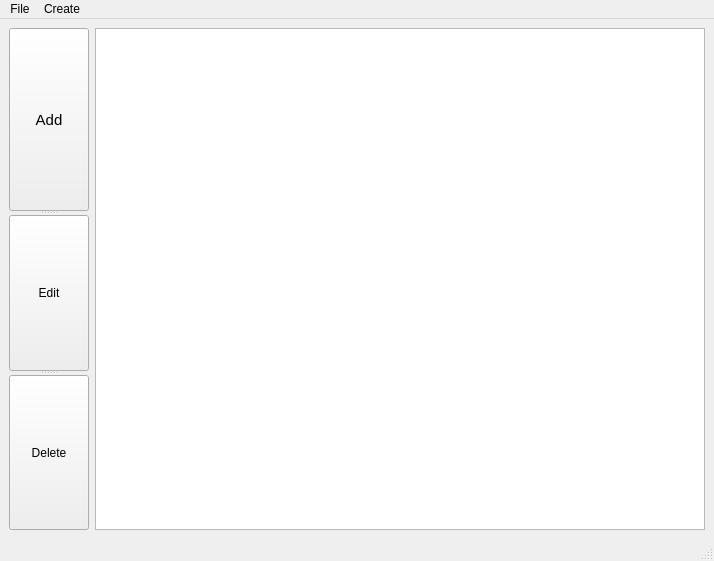
<?xml version="1.0" encoding="UTF-8"?>
<ui version="4.0">
 <class>MainWindow</class>
 <widget class="QMainWindow" name="MainWindow">
  <property name="geometry">
   <rect>
    <x>0</x>
    <y>0</y>
    <width>714</width>
    <height>561</height>
   </rect>
  </property>
  <property name="windowTitle">
   <string>MainWindow</string>
  </property>
  <widget class="QWidget" name="centralwidget">
   <layout class="QGridLayout" name="gridLayout">
    <item row="0" column="0">
     <widget class="QSplitter" name="splitter">
      <property name="orientation">
       <enum>Qt::Vertical</enum>
      </property>
      <widget class="QPushButton" name="addButton">
       <property name="font">
        <font>
         <pointsize>11</pointsize>
         <weight>50</weight>
         <italic>false</italic>
         <bold>false</bold>
         <underline>false</underline>
         <strikeout>false</strikeout>
         <kerning>true</kerning>
        </font>
       </property>
       <property name="text">
        <string>Add</string>
       </property>
      </widget>
      <widget class="QPushButton" name="editButton">
       <property name="text">
        <string>Edit</string>
       </property>
      </widget>
      <widget class="QPushButton" name="deleteButton">
       <property name="text">
        <string>Delete</string>
       </property>
      </widget>
     </widget>
    </item>
    <item row="0" column="1">
     <widget class="QTableView" name="tableView"/>
    </item>
   </layout>
  </widget>
  <widget class="QMenuBar" name="menubar">
   <property name="geometry">
    <rect>
     <x>0</x>
     <y>0</y>
     <width>714</width>
     <height>22</height>
    </rect>
   </property>
   <widget class="QMenu" name="menuFile">
    <property name="title">
     <string>File</string>
    </property>
    <addaction name="separator"/>
    <addaction name="separator"/>
    <addaction name="actionNew_2"/>
    <addaction name="actionNew"/>
    <addaction name="actionClose"/>
   </widget>
   <widget class="QMenu" name="menuCreate">
    <property name="title">
     <string>Create</string>
    </property>
    <addaction name="actionShopping_List"/>
   </widget>
   <addaction name="menuFile"/>
   <addaction name="menuCreate"/>
  </widget>
  <widget class="QStatusBar" name="statusbar"/>
  <action name="actionNew">
   <property name="text">
    <string>Open</string>
   </property>
  </action>
  <action name="actionClose">
   <property name="text">
    <string>Close</string>
   </property>
  </action>
  <action name="actionSave">
   <property name="text">
    <string>Save</string>
   </property>
  </action>
  <action name="actionCreate_shopping_list">
   <property name="text">
    <string>Create shopping list</string>
   </property>
  </action>
  <action name="actionNew_2">
   <property name="text">
    <string>New</string>
   </property>
  </action>
  <action name="actionShopping_List">
   <property name="text">
    <string>Shopping List</string>
   </property>
  </action>
 </widget>
 <resources/>
 <connections/>
</ui>
